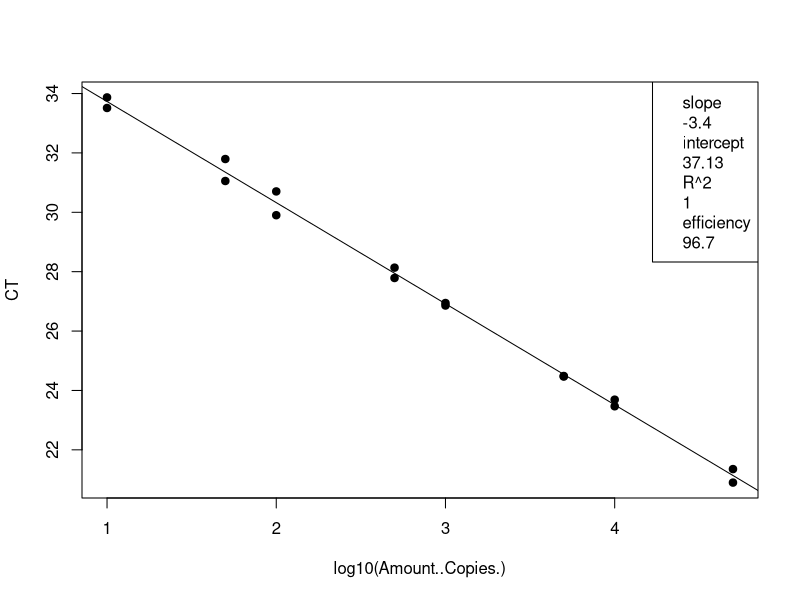
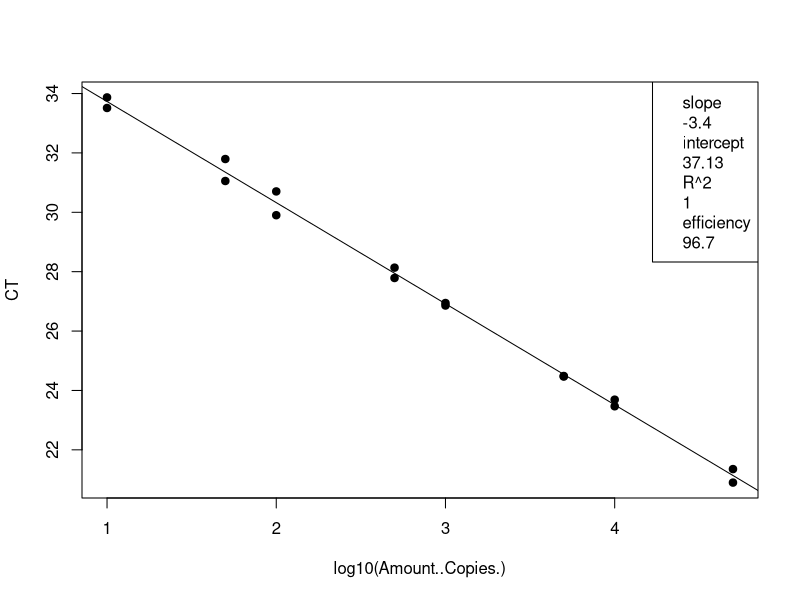
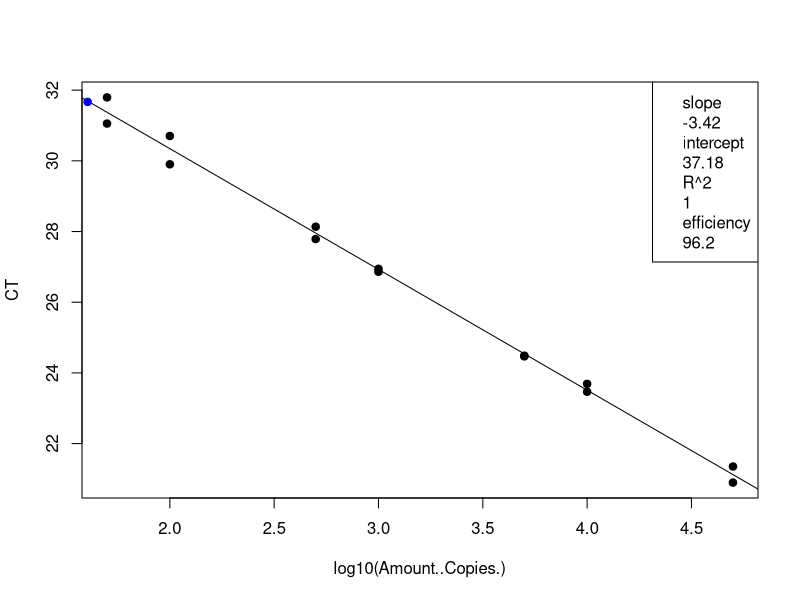
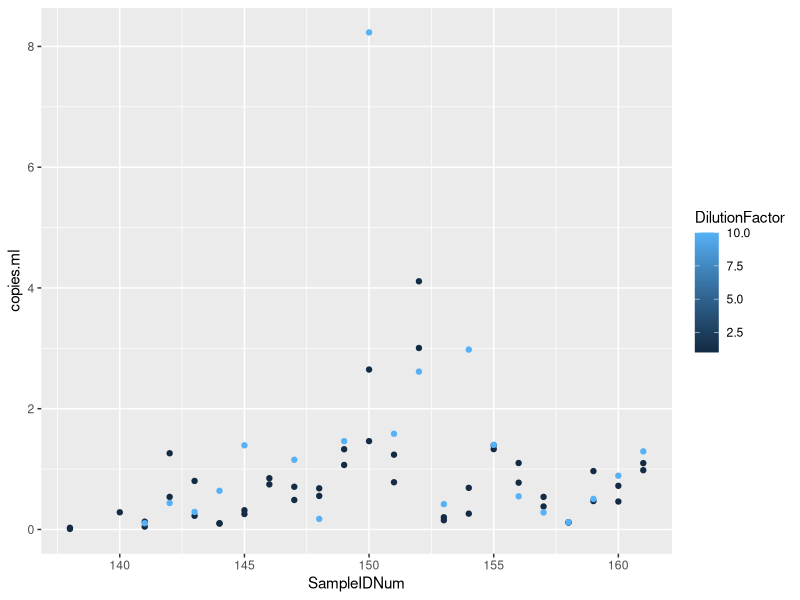

Source code (R) for these figures, in order:
## ---- chunk 1
knitr::opts_chunk$set(echo = TRUE)

## ---- chunk 2
# load the data (note data file must be in this repository)
data <- read.csv("Plate8_Entero_qPCRConversion.csv")
View(data)

# clean up the data file (there is some stuff at the bottom and extra blank rows)
#data <- data[-68:-70,] # This removes rows 92-95
View(data)

# assign to the correct data class #warning message about NAs is OK
class(data$CT) # check the data class type
data$CT <- as.numeric(as.character(data$CT)) # change to numeric
data$Amount..Copies. <- as.numeric(as.character(data$Amount..Copies.)) # change to numeric
## ---- chunk 3
# linear regression of standard curve
standards = data[1:16,]
standardCurve <- lm(CT ~ log10(Amount..Copies.), data = standards)
  
standardCurvePlot <- plot(CT ~ log10(Amount..Copies.), data = standards, pch=19) 
abline(coef(standardCurve)) 
legend("topright", legend=c(paste= "slope", round(standardCurve$coefficients[2], 2), 
                            paste= "intercept", round(standardCurve$coefficients[1], 2), 
                            paste= "R^2", round(summary(standardCurve)$r.squared, 2),
                            paste = "efficiency", round((10^(-1/standardCurve$coefficients[2])-1)*100, 1)))
## ---- chunk 4
# remove standards that sucked and redo analysis NOT NEEDED 21 Jan 2020
#standards <- standards[-15:-16,] # uncomment this line and change which rows to remove
standardCurve <- lm(CT ~ log10(Amount..Copies.), data = standards)

standardCurvePlot <- plot(CT ~ log10(Amount..Copies.), data = standards, pch=19)
abline(coef(standardCurve))
col = "blue"
legend("topright", legend=c(paste= "slope", round(standardCurve$coefficients[2], 2),
                            paste= "intercept", round(standardCurve$coefficients[1], 2),
                            paste= "R^2", round(summary(standardCurve)$r.squared, 2),
                            paste = "efficiency", round((10^(-1/standardCurve$coefficients[2])-1)*100, 1)))
## ---- chunk 5
# data set of unknowns including info on standard curve
#unknowns = subset(data, Name == "UNKNOWN")
unknowns = data[17:88,]
#unknowns <- unknowns[-1:-3,] # uncomment this line and change which rows to remove if these samples were outside of the standard curve

# add new columns to the data table
unknowns$plate_num = 1 #change to the actual plate number
unknowns$standard_slope = standardCurve$coefficients[2]
unknowns$standard_intercept = standardCurve$coefficients[1]
unknowns$R2 = summary(standardCurve)$r.squared
unknowns$efficiency =  (10^(-1/standardCurve$coefficients[2])-1)*100
  
# add a new column that interpolates copies/well from Ct for the unknowns
unknowns$log.copies.well = ((unknowns$CT - standardCurve$coefficients[1])/standardCurve$coefficients[2])
unknowns$copies.well = 10^unknowns$log.copies.well

# copies/ul extract accounting for dilution factor
vol.well = 3 #qPCR template volume in ul
unknowns$vol.well = vol.well
unknowns$copies.ul = ((unknowns$copies.well/vol.well)*unknowns$DilutionFactor)

# copies/extraction
vol.elution = 110 #DNA extraction elution volume in ul
unknowns$vol.elution = vol.elution
unknowns$copies.extraction = (unknowns$copies.ul*vol.elution)

# copies/ml #Volume is volume of sample filtered in mL
unknowns$copies.ml = (unknowns$copies.extraction/unknowns$Volume)


## ---- chunk 6
standards <- standards[-15:-16,] # uncomment this line and change which rows to remove
standardCurve <- lm(CT ~ log10(Amount..Copies.), data = standards)

standardCurvePlot <- plot(CT ~ log10(Amount..Copies.), data = standards, pch=19)
abline(coef(standardCurve))
col = "blue"
legend("topright", legend=c(paste= "slope", round(standardCurve$coefficients[2], 2),
                            paste= "intercept", round(standardCurve$coefficients[1], 2),
                            paste= "R^2", round(summary(standardCurve)$r.squared, 2),
                            paste = "efficiency", round((10^(-1/standardCurve$coefficients[2])-1)*100, 1)))

unknowns = unknowns[1:72,]
standardCurve <- lm(CT ~ log10(copies.well), data = unknowns)

standardCurvePlot <- points(CT ~ log10(copies.well), data = unknowns, pch=19, col = "blue")


#abline(coef(standardCurve))
#legend("topright", legend=c(paste= "slope", round(standardCurve$coefficients[2], 2),
                            #paste= "intercept", round(standardCurve$coefficients[1], 2),
                            #paste= "R^2", round(summary(standardCurve)$r.squared, 2),
                            #paste = "efficiency", round((10^(-1/standardCurve$coefficients[2])-1)*100, 1)))
## ---- chunk 7
# make a plot that compares the diluted to undiluted replicates for each sample including dilution factor
library("ggplot2")
unknowns$SampleIDNum <- as.numeric(as.character(unknowns$SampleIDNum)) # change to numeric
replicates = unknowns[1:72,]
#replicates <- replicates[-18,] # This removes rows (B11)
#replicates <- replicates[-32,] # This removes rows (D8)
#replicates <- replicates[-55,] # This removes rows (G5)
qplot(SampleIDNum,copies.ml, data=replicates, col=DilutionFactor)
## ---- chunk 8
# write csv file
write.csv(unknowns, file = "Plate8_Entero_ConvertedData.csv", row.names=FALSE, na="")

# average the replicates (if not strongly inhibited) and make a new file
averaged = unknowns[1:72,]
averaged$averaged <- tapply(unknowns$copies.ml, unknowns$SampleIDNum, mean)
write.csv(averaged, file = "Plate8_Entero_Averaged.csv", row.names=FALSE, na="")
